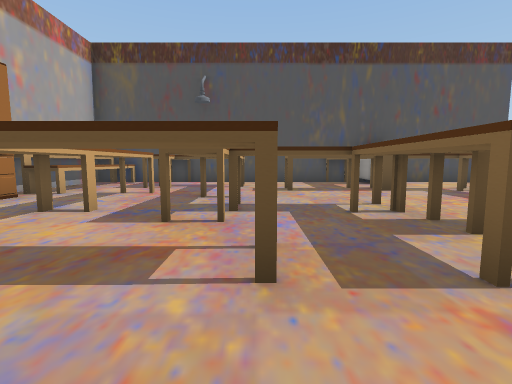
[1] (above)

16 first-person views from a walk through a 3-D level made in the Unity game engine. The camera is 1.4 m above the floor, tilts 6° down and sees 85° across. The floor is counted in squares, 2 m on a side. Each view is taken from the middle of a square. On the plan, view 1 faces up. The plan holds only what a view shows up to about 9 squares ahead; the rest is blank. The place goes on beyond the plan.

[2]
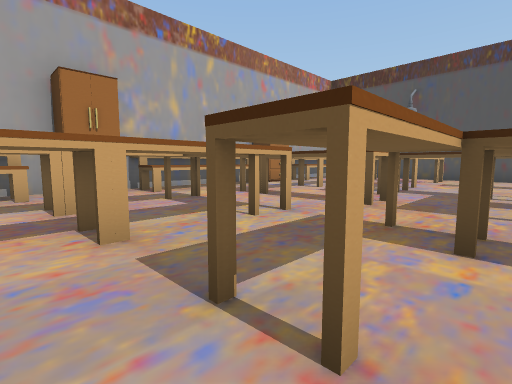

[3]
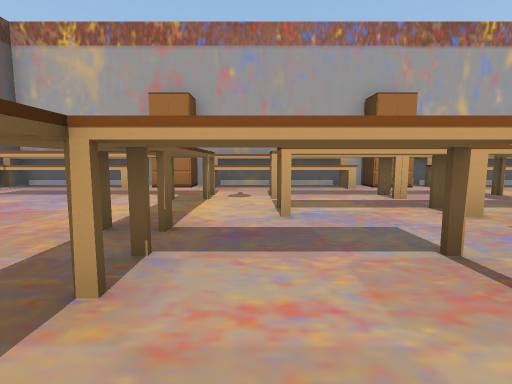

[4]
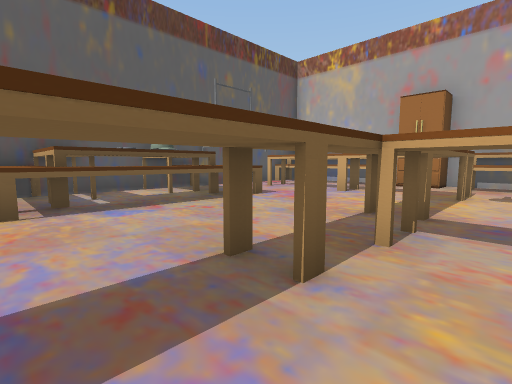

[5]
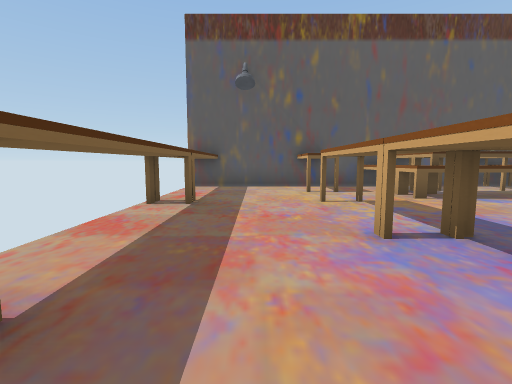

[6]
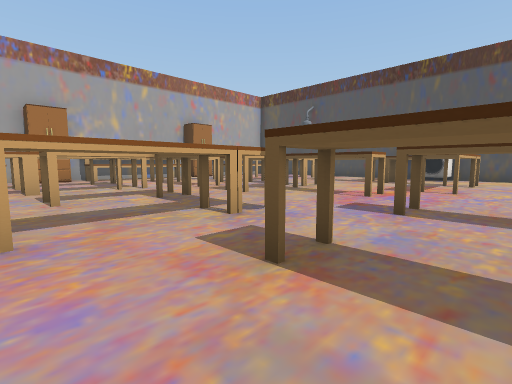

[7]
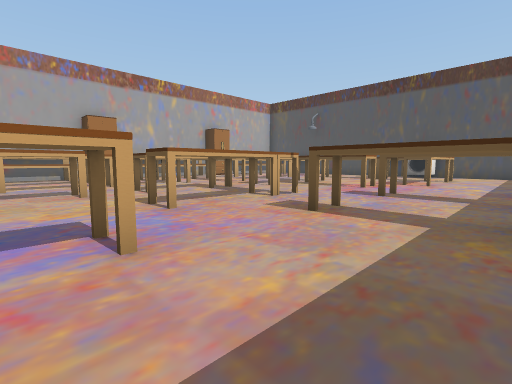

[8]
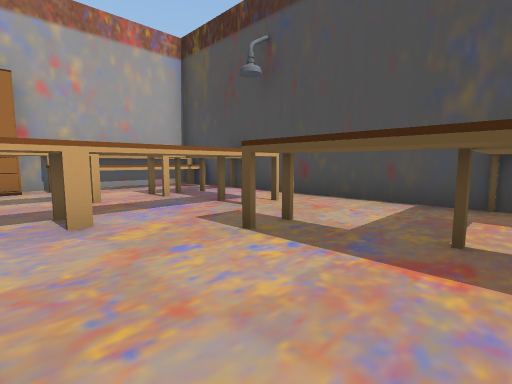

[9]
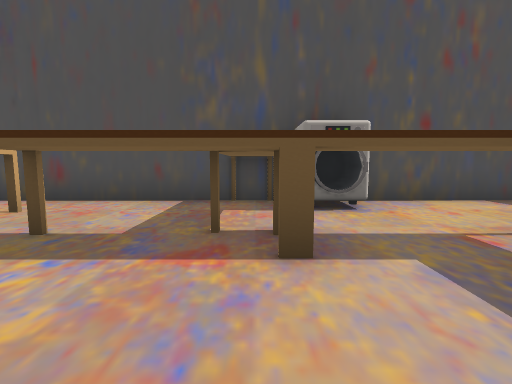

[10]
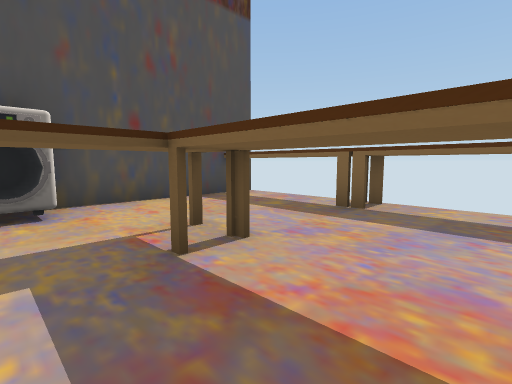

[11]
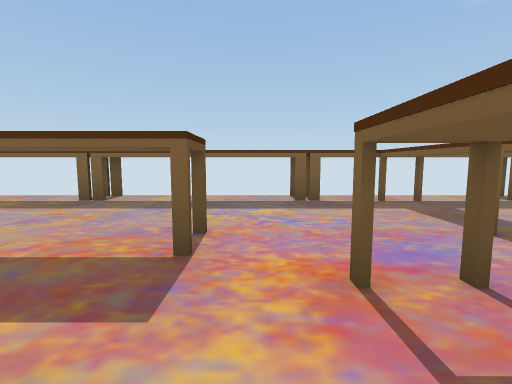

[12]
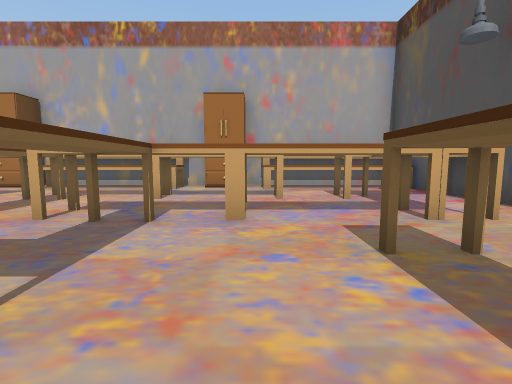

[13]
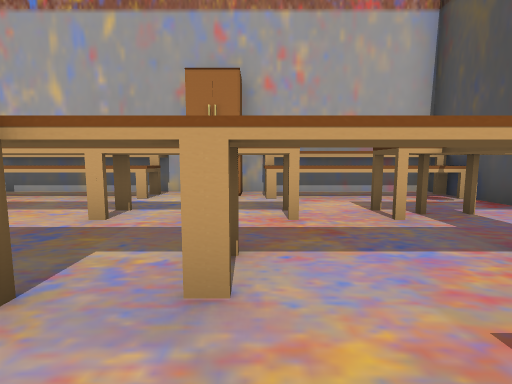

[14]
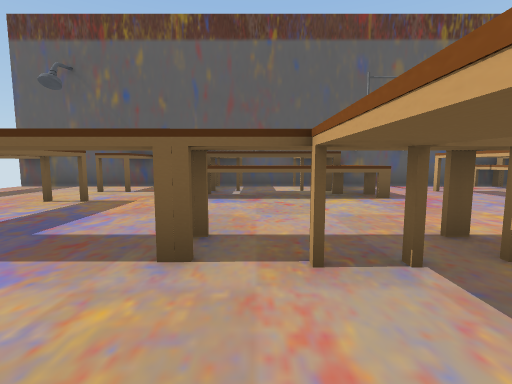

[15]
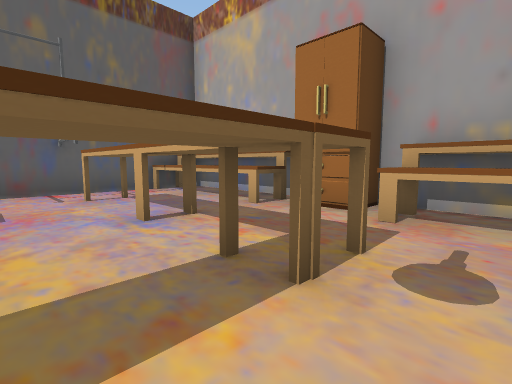

[16]
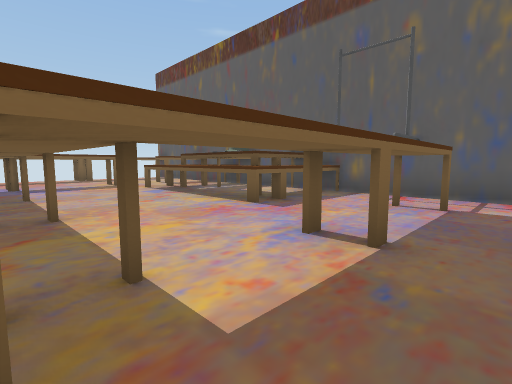

### Floor plan
Points are (right, up) in squares from view 1. A wall is a line through its corners. A room is listed if a view was taken in it or the views show most of it. See-through windows are left out.
Room 1 (views 1, 2, 3, 4, 5, 6, 7, 8, 9, 10, 11, 12, 13, 14, 15, 16)
walls: (8.1, -0.8) (8.1, 10.2) (4.8, 10.2); (-4.2, -0.1) (-5.8, -0.1); (-4.4, -2.2) (-4.4, -4.1); (-5.1, -2.2) (-5.1, -6.4); (-4.4, -4.6) (-4.4, -6.4); (-4.4, 3.4) (-4.4, 0.4); (-5.7, -4.5) (-5.7, -6.2); (-5.7, 2.6) (-5.7, -4); (0.4, -9.4) (3.6, -9.4); (-5.1, 4) (-5.1, -0.1); (-5.7, 3.5) (-5.7, 2.8); (-5.8, 3.9) (-4.4, 3.9) (-4.4, 3.5); (0.4, -10.1) (3.1, -10.1) (3.1, -10.9); (-5.7, -6.4) (-5.7, -8.4); (-4.4, -8.4) (-4.4, -8.9); (-5.1, -8.4) (-5.1, -12.3) (2.6, -12.3); (8.8, 6.8) (8.8, 7.2); (-4.4, -9.4) (-4.4, -12.4); (8.8, -9.2) (8.8, -8.6); (-5.7, -9) (-5.7, -10.5); (2.6, 10.2) (-5.1, 10.2) (-5.1, 6.1); (4.6, -12.3) (9, -12.3); (-5.7, -10.9) (-5.7, -12.3); (8.1, -12) (8.1, -5.2); (-4.4, 10.2) (-4.4, 6.2) (-5.4, 6.2); (-5.7, 9.4) (-5.7, 3.6); (-5.7, 10) (-5.7, 9.5)
ways out: gap at (-3, 10); gap at (8, -1); gap at (8, 1)
objects: other object (-5, -8) to (-5, -7); other object (-5, -1); other object (-5, 5); other object (-3, -11) to (-3, -9); other object (-3, -8) to (-3, -6); other object (-3, -4) to (-3, -3); other object (-3, -2) to (-3, -1); other object (-3, 0) to (-2, 0); other object (-3, 2) to (-3, 3); other object (-3, 4) to (-3, 6); other object (-3, 8) to (-2, 9); other object (-2, -6) to (-1, -6); other object (-2, 2) to (0, 2); other object (-1, -4) to (-1, -3); other object (-1, -2) to (-1, 0); other object (-1, 4) to (-1, 5); other object (-1, 6) to (-1, 8); other object (-1, 9); other object (0, -12) to (0, -10); other object (0, -6); other object (0, 4) to (1, 4); other object (1, -6) to (1, -4); other object (1, -2) to (1, 0); other object (1, 7) to (3, 7); other object (2, -6); other object (2, 0) to (4, 0); other object (2, 2); other object (2, 3) to (4, 3); other object (2, 4); other object (3, -12) to (4, -10); other object (3, -6) to (5, -6); other object (3, 8) to (3, 10); other object (4, -3) to (4, -1); other object (4, 7); other object (4, 9) to (4, 10); other object (5, -11); other object (5, -9) to (5, -7); other object (5, -5); other object (5, 5) to (5, 7); other object (6, -1) to (7, -1); other object (6, 1) to (7, 1)

Positions as (right, up) in squares from view 1, and headings:
1: (0, 0), facing up
2: (2, -3), facing up-left
3: (3, -5), facing left
4: (4, -5), facing down-left
5: (7, -4), facing down
6: (7, -3), facing up-left
7: (8, -5), facing up-left
8: (3, 5), facing up-left
9: (3, 5), facing up
10: (4, 5), facing up-right
11: (3, 4), facing right
12: (3, 6), facing left
13: (1, 6), facing left
14: (2, -4), facing down
15: (-1, -5), facing down-left
16: (-4, -6), facing down-right
